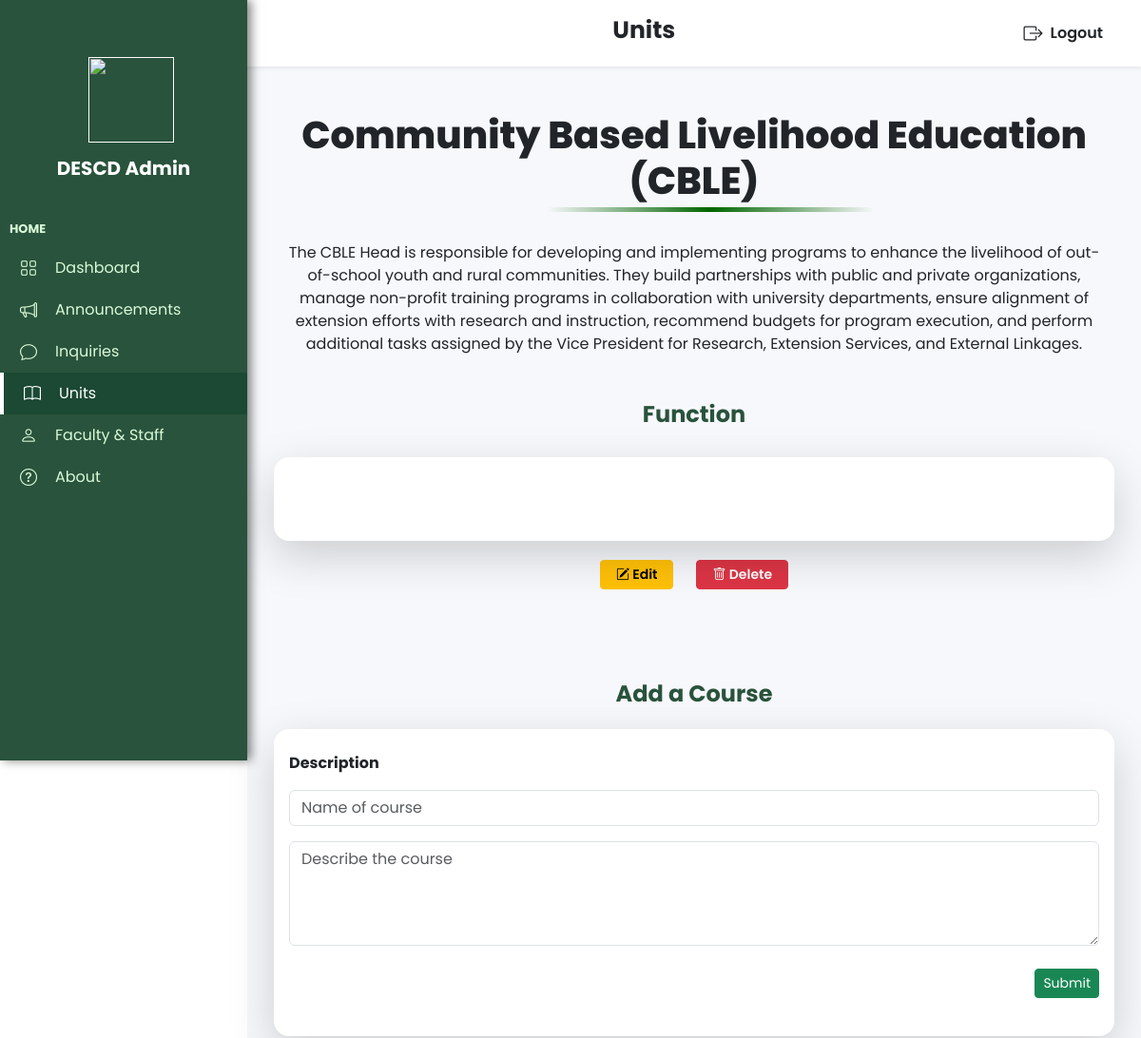
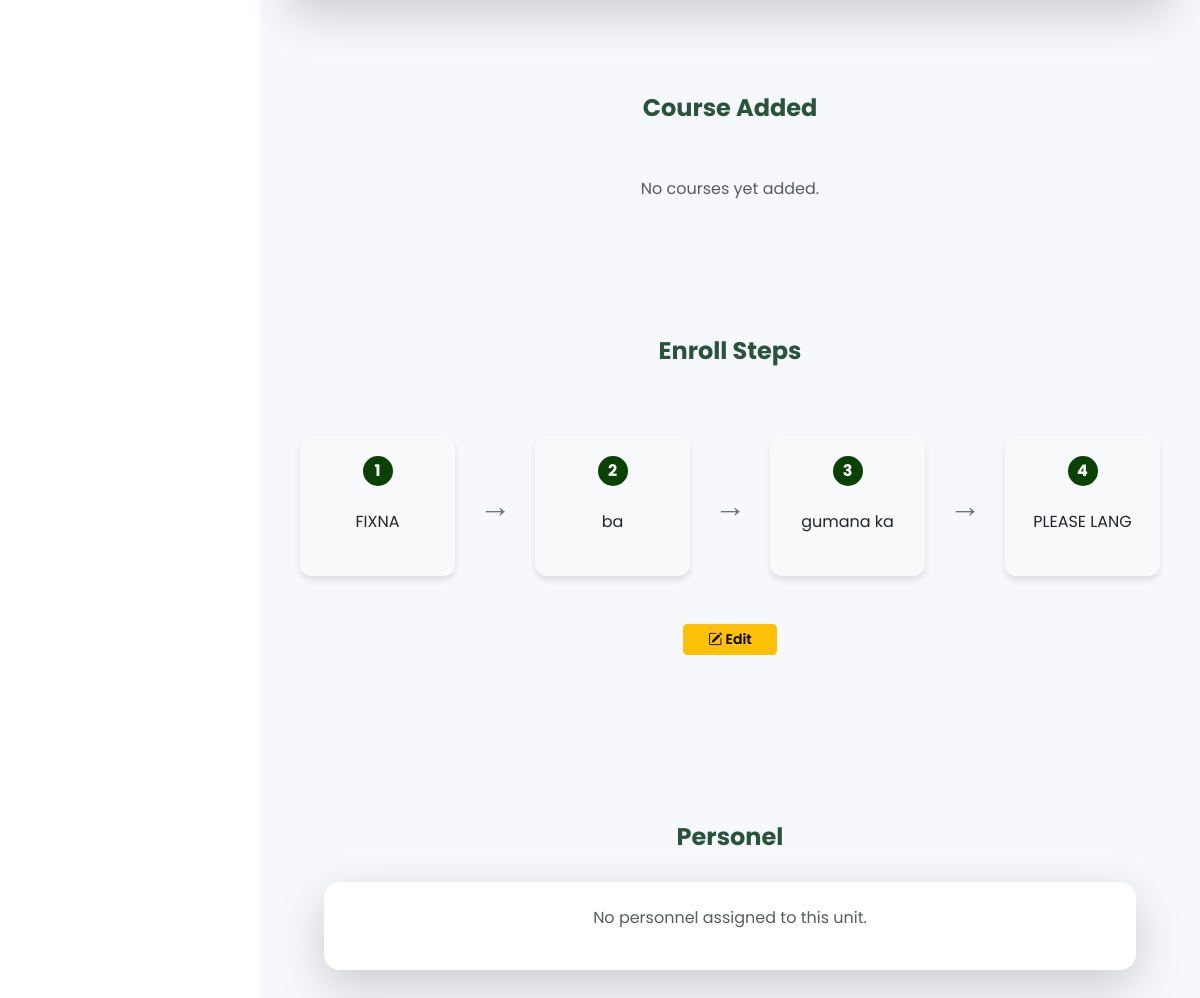
Page /admin/admin.coursemodify.php on the earlier database version (2 pictures, top to bottom).
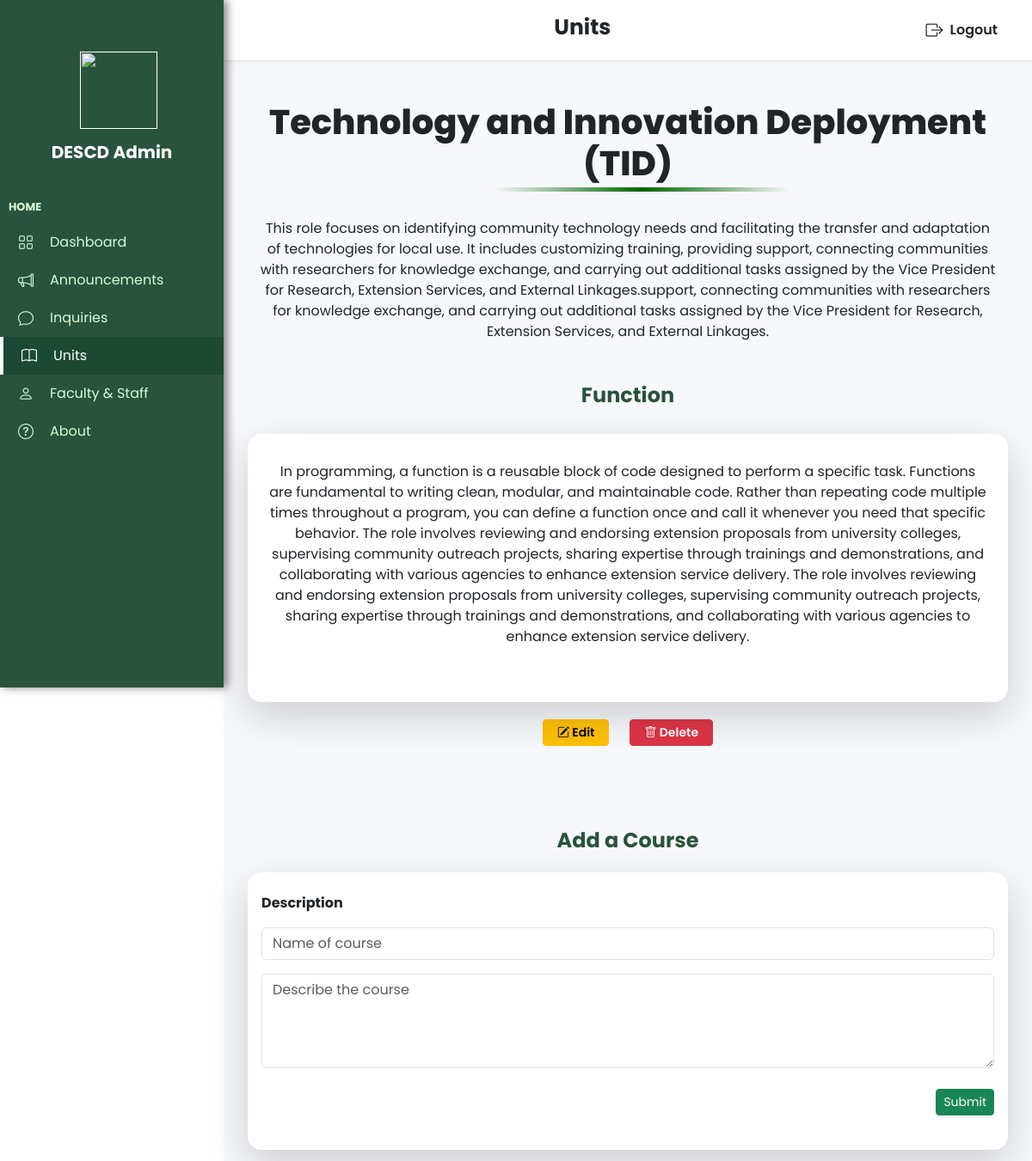
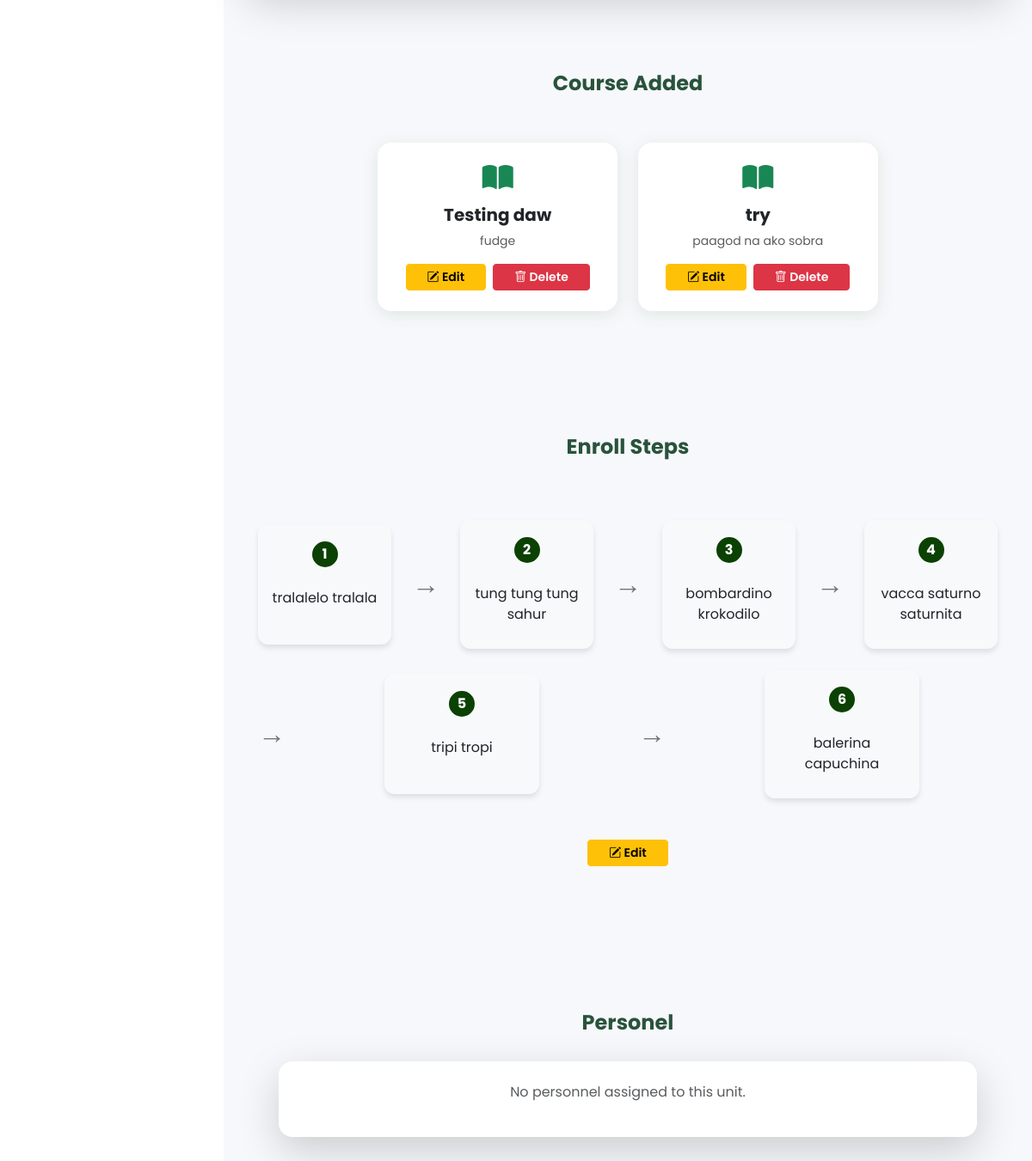
Same page on the later database version (2 pictures, top to bottom).
### tables this page shows
CREATE TABLE `units` (
  `unit_id` int(11) NOT NULL,
  `u_title` varchar(255) NOT NULL,
  `u_description` text NOT NULL,
  `u_functions` text NOT NULL
);

CREATE TABLE `enroll` (
  `enroll_id` int(11) NOT NULL,
  `unit_id` int(11) NOT NULL,
  `e_steps` text NOT NULL
);

CREATE TABLE `course` (
  `course_id` int(11) NOT NULL,
  `unit_id` int(11) NOT NULL,
  `c_title` varchar(255) NOT NULL,
  `c_desc` text NOT NULL
);

### classes/unit.class.php (called while the page is built, shortened)
<?php
    require_once "database.class.php";
    class Units{
        private $conn;
        function __construct(){
            $db = new Database;
            $this->conn = $db->connect();
        }
        function showUnit($unit_id){
            $sql = "SELECT * FROM units WHERE unit_id = :unit_id";
            $query = $this->conn->prepare($sql);
            $query->bindParam(":unit_id", $unit_id);
            $query->execute();
            return $query->fetch();
        }
    }
?>

### classes/database.class.php (called while the page is built)
<?php
    class Database {
        private $host = "localhost";
        private $database = "descd";
        private $username = "root";
        private $password = "";
        protected $connection;
        function connect(){
            try {
                $this->connection = new PDO ("mysql:host=$this->host;dbname=$this->database;", $this->username, $this->password);
            } catch (PDOException $error) {
                echo "connection error" . $error->getMessage();
            }
            return $this->connection;
        }
    }
?>

### classes/enroll.class.php (called while the page is built, shortened)
<?php
    require_once "database.class.php";
    require_once "unit.class.php";
    class Enroll{
        private $conn;
        function __construct(){
            $db = new Database;
            $this->conn = $db->connect();
        }
        function showSteps($unit_id){
            $sql = "SELECT * from enroll WHERE unit_id = :unit_id";
            $query = $this->conn->prepare($sql);
            $query->bindParam(':unit_id', $unit_id);
            $query->execute();
            return $query->fetchAll();
        }
    }
?>

### classes/course.class.php (called while the page is built, shortened)
<?php
    require_once "database.class.php";
    class Course{
        private $conn;
        function __construct(){
            $db = new Database;
            $this->conn = $db->connect();
    }
    function showCourse($unit_id){
        $sql = "SELECT * from course WHERE unit_id = :unit_id";
        $query = $this->conn->prepare($sql);
        $query->bindParam(":unit_id", $unit_id);
        $query->execute();
        return $query->fetchAll();
    }
}
?>

### admin/admin.coursemodify.php (the view, shortened to what the rows shown need)
<?php
    require_once "../classes/unit.class.php";
    require_once "../classes/course.class.php";
    require_once "../classes/staff_unit.class.php";
    require_once "../classes/enroll.class.php";
    require_once "../admin/admin-chopdown/head.php";
    require_once "../dash_chopdown/dash_head.php";
    $objUnits = new Units;
    $objCourse = new Course;
    $objEnroll = new Enroll;
    $unit_id = isset($_GET['unit_id']) ? $_GET['unit_id'] : 1;
    $each = $objUnits->showUnit($unit_id);
    $course = $objCourse->showCourse($unit_id);
    $steps = $objEnroll->showSteps($unit_id);
    ?>
<link rel="stylesheet" href="../style/admin_course.css">
<div class="navbar-custom">
    <header class="px-1 shadow-sm">
        <div class="container-fluid d-flex justify-content-between">
            <button class="btn btn-toggle">
                <h1 class="navtext">Units</h1>
            </button>
        </div>
    </header>
</div>
<section class="first">
    <div class="content-page px-3 ">
        <div class="container-fluid">
            <div class="container d-flex justify-content-center" data-aos="fade-up">
                <div class="section-title text-center mb-0">
                    <h2 class="header fs-1 mt-3 mb-4"><?php echo $each["u_title"]; ?></h2>
                    <p class="desc mt-3"><?php echo $each["u_description"]; ?></p>
                </div>
            </div>
            <div class="row justify-content-center">
                <div class="px-6 pb-2 mt-2 text-center">
                <div id="services" class="services relative">
                    <div class="row justify-content-center">
                        <div class="col-12 mb-2 d-flex">
                            <div class="card shadow-lg border-0 rounded-4 h-100 d-flex flex-column w-100 p-4 mt-0">
                                <div class="section-title text-center mb-0">
                                    <p class="desc mt-2"><?php echo $each["u_functions"]; ?></p>
                                </div>
                            </div>
                        </div>
                    </div>
                </div>
                </div>
            </div>
        <div class="row">
            <div class="container px-6 pb-5">
                <div id="services" class="services relative">
                    <div class="row justify-content-center">
                        <?php
                        if (empty($course)): ?>
                            <div class="text-center">
                                <p class="text-muted">No courses yet added.</p>
                            </div>
                        <?php
                        else:
                            foreach ($course as $crs): ?>
                                <div class="col-md-6 col-lg-4 mb-4">
                                    <div class="course-card p-4 text-center">
                                        <i class="fas fa-book-open fa-2x text-success mb-3"></i>
                                        <h5 class="fw-bold"><?php echo $crs["c_title"]; ?></h5>
                                        <p class="text-muted"><?php echo $crs["c_desc"]; ?></p>
                                        <div class="card-footer d-flex justify-content-center gap-2 mt-3">
                                        <button
                                            class="btn btn-warning btn-sm px-4 fw-semibold edit-course-button"
                                            data-id="<?= $crs['course_id']; ?>"
                                            data-title="<?= htmlspecialchars($crs['c_title']); ?>"
                                            data-desc="<?= htmlspecialchars($crs['c_desc']); ?>"
                                        >
                                            <i class="bi bi-pencil-square"></i> Edit
                                        </button>
                                            <a href="#" class="btn btn-danger btn-sm px-4 fw-semibold delete-unit-button" data-id="<?= $crs['course_id']; ?>">
                                                <i class="bi bi-trash"></i> Delete
                                            </a>
                                        </div>
                                    </div>
                                </div>
                            <?php endforeach;
                        endif;
                        ?>
                    </div>
                </div>
            </div>
        </div>
        <div class="row">
            <div class="container px-6 pb-5 pt-5">
                <div id="services" class="services relative">
                    <section class="mt-5 avail">
                        <div class="container" data-aos="fade-up">
                            <div class="steps-wrapper d-flex justify-content-between align-items-center flex-wrap gap-4">
                            <?php
                                $totalSteps = count($steps);
                                $i = 1;
                                foreach ($steps as $st):
                            ?>
                                <div class="step-box text-center">
                                <div class="step-circle mb-4 mt-2"><?php echo $i; ?></div>
                                <p><?php echo $st['e_steps']; ?></p>
                                </div>
                                <?php if ($i < $totalSteps): ?>
                                <div class="arrow">→</div>
                                <?php endif; ?>
                            <?php
                                $i++;
                                endforeach;
                            ?>
                            </div>
                        </div>
                    </section>
                </div>
            </div>
        </div>
    </div>
</section>

Differences in the rows shown:
removed enroll: e_steps "FIXNA"
removed enroll: e_steps "ba"
removed enroll: e_steps "gumana ka"
removed enroll: e_steps "PLEASE LANG"
changed units: u_title "Community Based Livelihood Education (CBLE)" → "Technology and Innovation Deployment (TID)"; u_description "The CBLE Head is responsible for developing and implementing programs to enhance the livelihood of out-of-school youth and rural communities. They build partnerships with public and private organizations, manage non-profit training programs in collaboration with university departments, ensure alignment of extension efforts with research and instruction, recommend budgets for program execution, and perform additional tasks assigned by…" → "This role focuses on identifying community technology needs and facilitating the transfer and adaptation of technologies for local use. It includes customizing training, providing support, connecting communities with researchers for knowledge exchange, and carrying out additional tasks assigned by the Vice President for Research, Extension Services, and External Linkages.support, connecting communities with researchers for knowledge exchange, and carrying out additional tasks assigned by…"; u_functions (not shown) → "In programming, a function is a reusable block of code designed to perform a specific task. Functions are fundamental to writing clean, modular, and maintainable code. Rather than repeating code multiple times throughout a program, you can define a function once and call it whenever you need that specific behavior. The role involves reviewing and endorsing extension proposals from university colleges, supervising community outreach projects, sharing expertise through trainings and demonstrations, and collaborating with various agencies to enhance extension service delivery. The role involves reviewing and endorsing extension proposals from university colleges, supervising community outreach…"
added course: c_title "Testing daw", c_desc "fudge"
added course: c_title "try", c_desc "paagod na ako sobra"
added enroll: e_steps "tralalelo tralala"
added enroll: e_steps "tung tung tung sahur"
added enroll: e_steps "bombardino krokodilo"
added enroll: e_steps "vacca saturno saturnita"
added enroll: e_steps "tripi tropi"
added enroll: e_steps "balerina capuchina"
Other differences:
text no longer shown: "No courses yet added."
